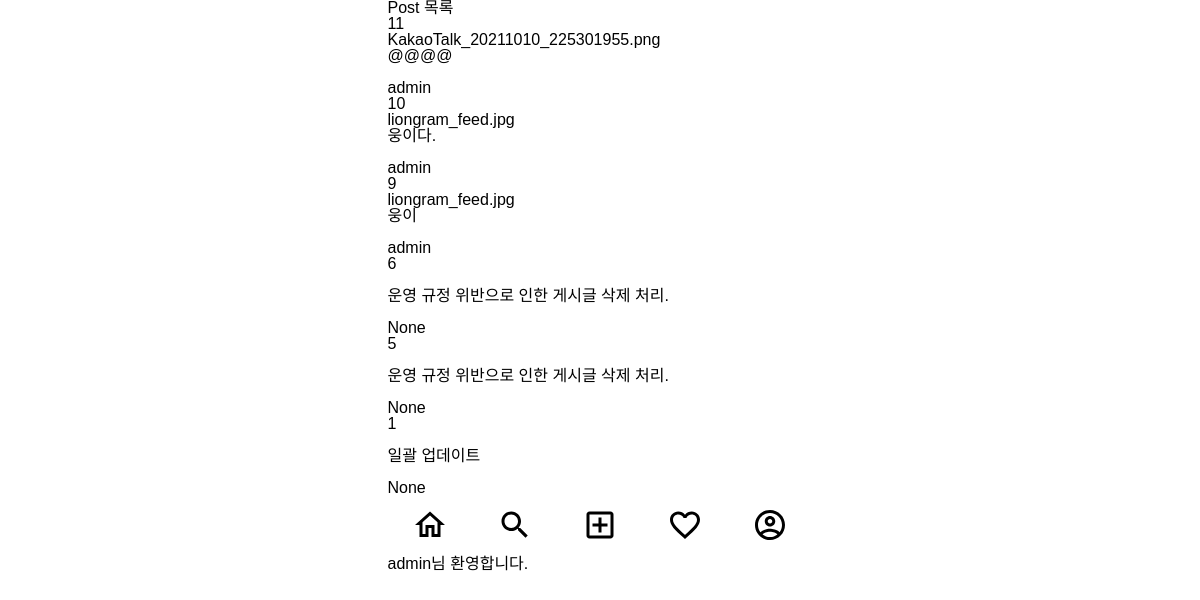
Screenshot of /cbv/ (signed in) with the database file from the repository.
### posts/models.py (models this page shows)
class Post(models.Model):
    image = models.ImageField(verbose_name='이미지',null =True,blank=True)
    content = models.TextField(verbose_name='내용')
    created_at = models.DateTimeField(verbose_name='작성일', auto_now_add =True)
    view_count = models.IntegerField(verbose_name='조회수',default=0)
    writer = models.ForeignKey(to=User,on_delete=models.CASCADE,null=True,blank=True)

### posts/views.py (the view)
# urls.py: path('cbv/',class_view.as_view(),name='cbv'),
class class_view(ListView):
    model = Post
    ordering = ['-id']

### templates/posts/post_list.html (shortened to what this page needs)
{% extends 'base.html' %}
{% block content %}
    <h1>Post 목록</h1>
{% for post in post_list %}
<div>
    {{ post.id }}<br/>
    {{ post.image }}<br/>
    {{ post.content }}<br/>
    {{ post.created.at }}<br/>
    {{ post.writer }}<br/>
</div>
{% endfor %}
{% endblock %}

### templates/base.html (shortened to what this page needs)
{% load static %}
<!DOCTYPE html>
<html lang="ko">
<head>
    <link rel="stylesheet" href="{% static 'css/reset.css' %}">
    <link rel="stylesheet" href="{% static 'css/index.css' %}">
</head>
<body class="container">
    <div>
        {% block content %}
        {% endblock %}
    </div>
    <div>
        <nav>
            <ul class="bottom-menu-group">
                <li>
                    <a href="{% url 'index' %}">
                        <img src="{% static 'icons/home_outlined_black_36dp.svg' %}" alt="홈">
                    </a>
                </li>
                <li>
                    <img src="{% static 'icons/search_outlined_black_36dp.svg' %}" alt="검색"/>
                </li>
                <li>
                    <a href="{% url 'posts:post-create' %}">
                        <img src="{% static 'icons/add_box_outlined_black_36dp.svg' %}" alt="글쓰기"/>
                    </a>
                </li>
                <li>
                    <img src="{% static 'icons/favorite_outlined_black_36dp.svg' %}" alt="좋아요"/>
                </li>
                <li>
                    <img src="{% static 'icons/account_circle_outlined_black_36dp.svg' %}" alt="프로필"/>
                </li>
            </ul>
        </nav>
    </div>
    {% if request.user.is_authenticated %}
        <div>
            {{ user.username }}님 환영합니다.
        </div>
    {% endif %}
</body>
</html>

### static/css/index.css (style rules this page uses)
.container { display: flex; flex-direction: column; max-width: 425px; }
body { font-family: 'Noto Sans KR', sans-serif; margin: 0 auto 60px auto; }
.bottom-menu-group { display: flex; height: 60px; align-items: center; justify-content: space-around; background-color: #FFFFFF; }

### rows the page displays
Post: id "11", image "KakaoTalk_20211010_225301955.png", content "@@@@", writer "admin"
Post: id "10", image "liongram_feed.jpg", content "웅이다.", writer "admin"
Post: id "9", image "liongram_feed.jpg", content "웅이", writer "admin"
Post: id "6", content "운영 규정 위반으로 인한 게시글 삭제 처리.", writer "None"
Post: id "5", content "운영 규정 위반으로 인한 게시글 삭제 처리.", writer "None"
Post: id "1", content "일괄 업데이트", writer "None"

### other values shown
{{ user.username }} "admin"
